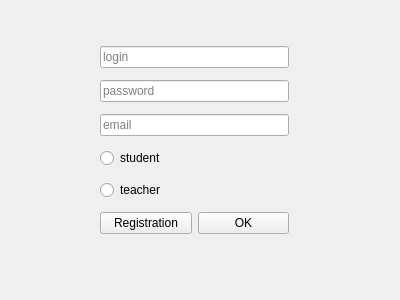
<?xml version="1.0" encoding="UTF-8"?>
<ui version="4.0">
 <class>AuthForm</class>
 <widget class="QWidget" name="AuthForm">
  <property name="geometry">
   <rect>
    <x>0</x>
    <y>0</y>
    <width>400</width>
    <height>300</height>
   </rect>
  </property>
  <property name="windowTitle">
   <string>Form</string>
  </property>
  <widget class="QWidget" name="">
   <property name="geometry">
    <rect>
     <x>100</x>
     <y>40</y>
     <width>189</width>
     <height>204</height>
    </rect>
   </property>
   <layout class="QVBoxLayout" name="verticalLayout">
    <item>
     <widget class="QLineEdit" name="lineEdit_log">
      <property name="placeholderText">
       <string>login</string>
      </property>
     </widget>
    </item>
    <item>
     <widget class="QLineEdit" name="lineEdit_pass">
      <property name="echoMode">
       <enum>QLineEdit::Password</enum>
      </property>
      <property name="placeholderText">
       <string>password</string>
      </property>
     </widget>
    </item>
    <item>
     <widget class="QLineEdit" name="lineEdit_email">
      <property name="text">
       <string/>
      </property>
      <property name="placeholderText">
       <string>email</string>
      </property>
     </widget>
    </item>
    <item>
     <widget class="QRadioButton" name="radioButton_student">
      <property name="text">
       <string>student</string>
      </property>
     </widget>
    </item>
    <item>
     <widget class="QRadioButton" name="radioButton_teacher">
      <property name="text">
       <string>teacher</string>
      </property>
     </widget>
    </item>
    <item>
     <layout class="QHBoxLayout" name="horizontalLayout">
      <item>
       <widget class="QPushButton" name="pushButton_reg">
        <property name="cursor">
         <cursorShape>PointingHandCursor</cursorShape>
        </property>
        <property name="text">
         <string>Registration</string>
        </property>
       </widget>
      </item>
      <item>
       <widget class="QPushButton" name="pushButton_ok">
        <property name="cursor">
         <cursorShape>PointingHandCursor</cursorShape>
        </property>
        <property name="text">
         <string>OK</string>
        </property>
       </widget>
      </item>
     </layout>
    </item>
   </layout>
  </widget>
 </widget>
 <resources/>
 <connections/>
</ui>
